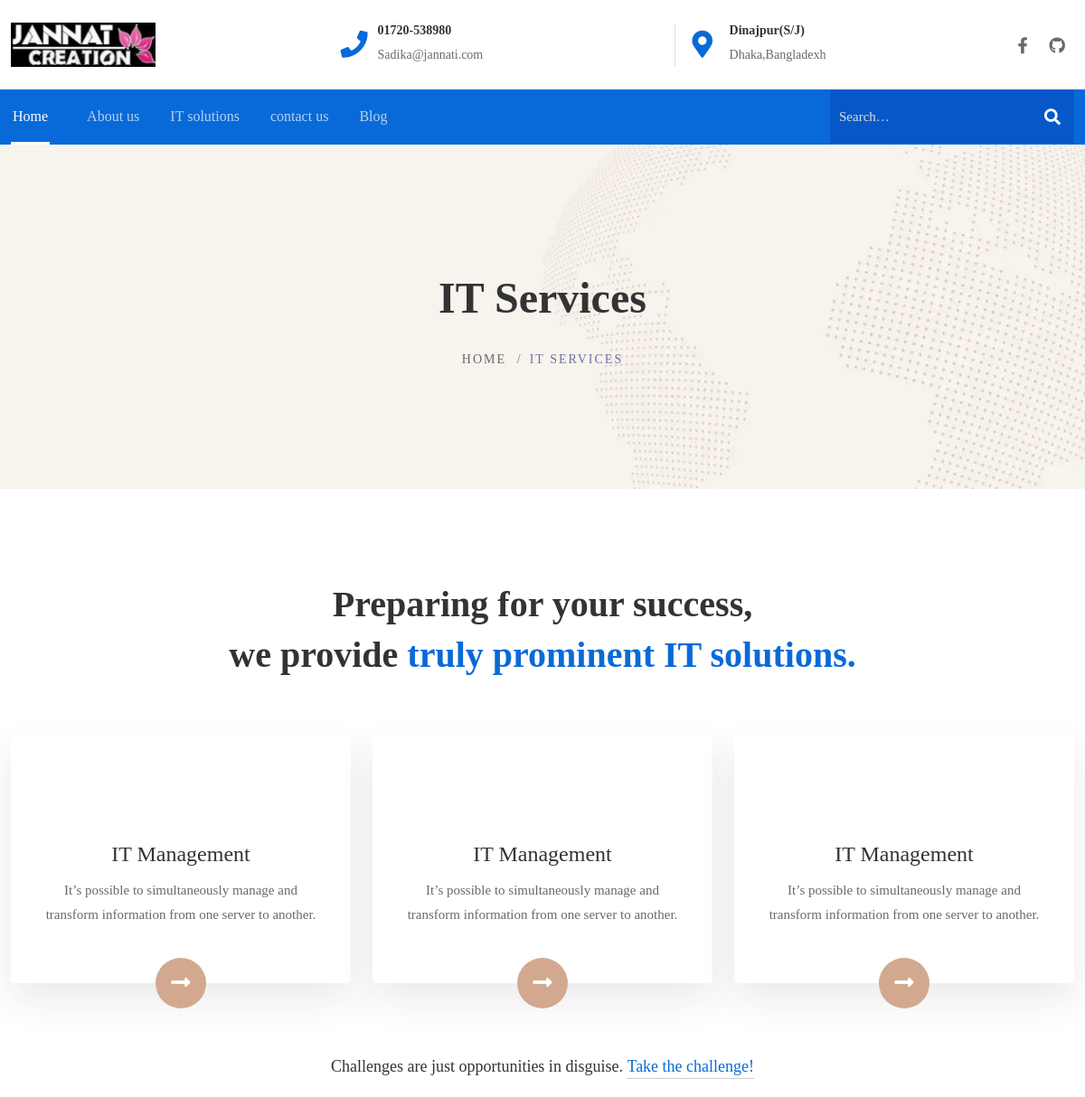
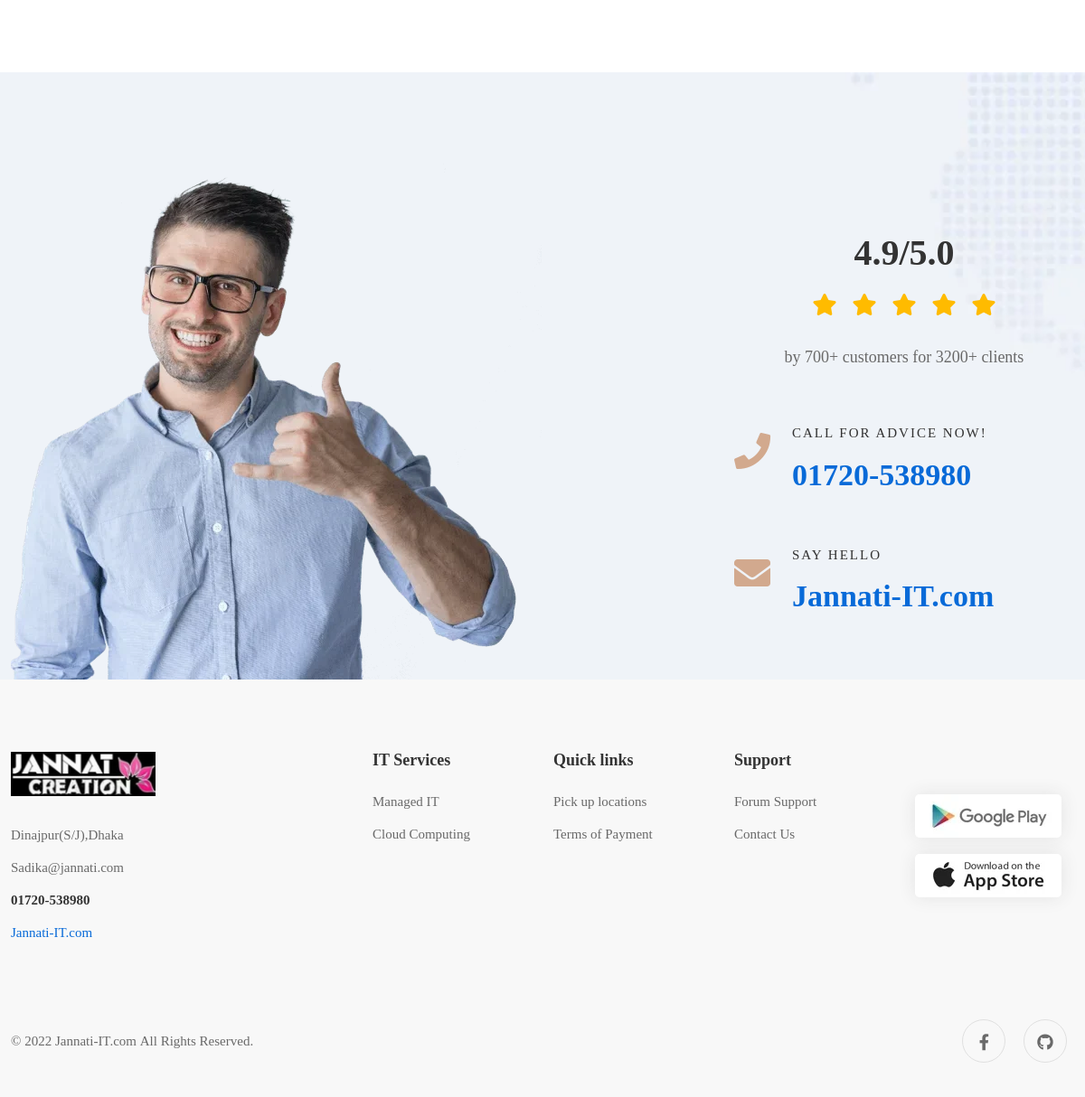
/it-service/, run on the app's committed database (2 pictures, top to bottom).
### jsdreamIT/models.py (models this page shows, shortened)
class Design(models.Model):
    title=models.CharField(max_length=100)
    description=models.TextField()
    image=models.ImageField(upload_to='design')

### jsdreamIT/views.py (the view)
# urls.py: path('it-service/',views.itservice,name='itservice'),
def itservice (request):
    designs=Design.objects.all()
    return render(request,'app/it-service.html',{
        'designs':designs})

### templates/app/it-service.html (shortened to what this page needs)
{% extends 'app/base.html' %}
{% load static %}
{% block main-content %}
    <div class="breadcrumb-area">
        <div class="container">
            <div class="row">
                <div class="col-12">
                    <div class="breadcrumb_box text-center">
                        <h2 class="breadcrumb-title">IT Services</h2>
                        <ul class="breadcrumb-list">
                            <li class="breadcrumb-item"><a href="{% url 'jsdreamIT:home' %}">Home</a></li>
                            <li class="breadcrumb-item active">IT Services</li>
                        </ul>
                    </div>
                </div>
            </div>
        </div>
    </div>
    <div id="main-wrapper">
        <div class="site-wrapper-reveal">
            <div class="feature-images-wrapper section-space--ptb_100">
                <div class="container">
                    <div class="row">
                        <div class="col-lg-12">
                            <div class="section-title-wrap text-center">
                                <h3 class="heading">Preparing for your success, <br> we provide <span class="text-color-primary">  truly prominent IT solutions.</span></h3>
                            </div>
                        </div>
                    </div>
                    <div class="row">
                        <div class="col-12">
                            <div class="feature-images__one">
                                <div class="row">
                                  {% for d in designs %}
                                    <div class="col-lg-4 col-md-6 wow move-up">
                                        <div class="ht-box-images style-01">
                                            <div class="image-box-wrap">
                                                <div class="box-image">
                                                </div>
                                                <div class="content">
                                                    <h5 class="heading">{{ d.title }}</h5>
                                                    <div class="text">{{ d.description }}
                                                    </div>
                                                    <div class="circle-arrow">
                                                        <a href="#">
                                                            <i class="fas fa-long-arrow-alt-right"></i>
                                                        </a>
                                                    </div>
                                                </div>
                                            </div>
                                        </div>
                                    </div>
                                    {% endfor %}
                                </div>
                            </div>
                            <div class="section-under-heading text-center section-space--mt_80">Challenges are just opportunities in disguise. <a href="#">Take the challenge!</a></div>
                        </div>
                    </div>
                </div>
            </div>
            <div class="contact-us-area infotechno-contact-us-bg section-space--pt_100">
                <div class="container">
                    <div class="row align-items-center">
                        <div class="col-lg-7">
                            <div class="image">
                                <img class="img-fluid" src="{%static 'app/assets/images/banners/home-cybersecurity-contact-bg-image.webp' %}" alt="">
                            </div>
                        </div>
                        <div class="col-lg-4 ms-auto">
                            <div class="contact-info style-two text-left">
                                <div class="contact-info-title-wrap text-center">
                                    <h3 class="heading  mb-10">4.9/5.0</h3>
                                    <div class="ht-star-rating lg-style">
                                        <span class="fa fa-star"></span>
                                        <span class="fa fa-star"></span>
                                        <span class="fa fa-star"></span>
                                        <span class="fa fa-star"></span>
                                        <span class="fa fa-star"></span>
                                    </div>
                                    <p class="sub-text">by 700+ customers for 3200+ clients</p>
                                </div>
                                <div class="contact-list-item">
                                    <a href="tel:190068668" class="single-contact-list">
                                        <div class="content-wrap">
                                            <div class="content">
                                                <div class="icon">
                                                    <span class="fas fa-phone"></span>
                                                </div>
                                                <div class="main-content">
                                                    <h6 class="heading">Call for advice now!</h6>
                                                    <div class="text">01720-538980</div>
                                                </div>
                                            </div>
                                        </div>
                                    </a>
                                    <a href="mailto:hello@mitech.com" class="single-contact-list">
                                        <div class="content-wrap">
                                            <div class="content">
                                                <div class="icon">
                                                    <span class="fas fa-envelope"></span>
                                                </div>
                                                <div class="main-content">
                                                    <h6 class="heading">Say hello</h6>
                                                    <div class="text">Jannati-IT.com</div>
                                                </div>
                                            </div>
                                        </div>
                                    </a>
                                </div>
                            </div>
                        </div>
                    </div>
                </div>
            </div>
        </div>
    </div>
    {% endblock main-content %}

### data on the page
Design: title "IT Management", description "It’s possible to simultaneously manage and transform information from one server to another."
Design: title "IT Management", description "It’s possible to simultaneously manage and transform information from one server to another."
Design: title "IT Management", description "It’s possible to simultaneously manage and transform information from one server to another."
